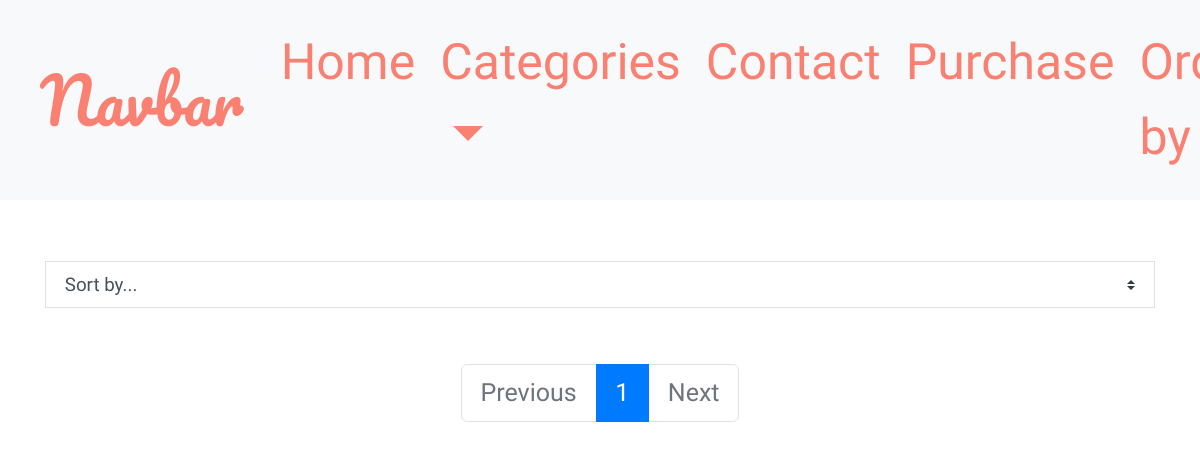
Before: /products/ with the older database file.
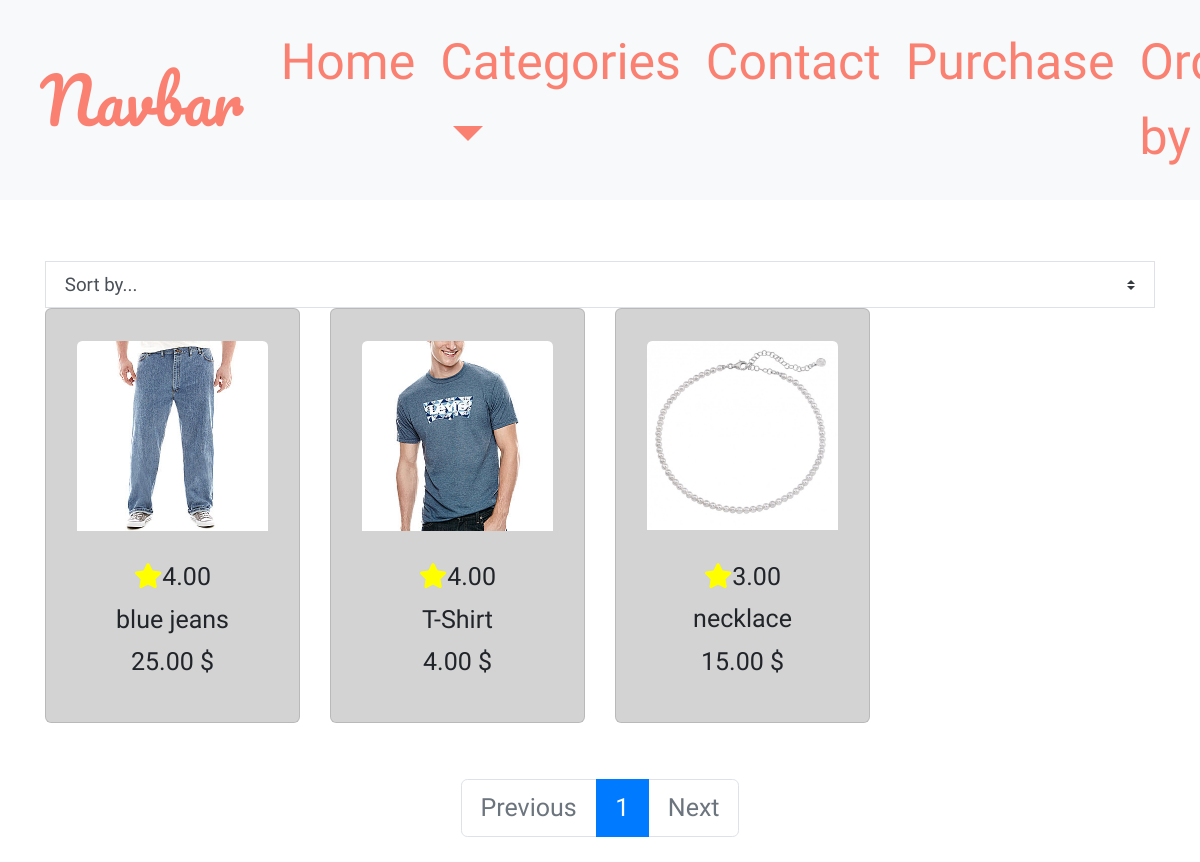
After: the same page with the newer database file.
### products/models.py (models this page shows, shortened)
class Product(models.Model):
    category = models.ForeignKey('Category', on_delete=models.CASCADE)
    name = models.CharField(max_length=254)
    sku = models.CharField(max_length=254, null=True, blank=True)
    description = models.TextField()
    price = models.DecimalField(max_digits=6, decimal_places=2)
    rating = models.DecimalField(max_digits=6, decimal_places=2, null=True, blank=True)
    image = models.ImageField()

### products/views.py (the view, shortened to what this page needs)
# urls.py: path('', views.all_products, name='products'),
def all_products(request):
    products = Product.objects.all()
    query = None
    categories = None
    sort = None
    direction = None
    current_sorting = f'{sort}_{direction}'
    paginator = Paginator(products, 4)
    page = request.GET.get('page')
    try:
        products = paginator.page(page)
    except PageNotAnInteger:
        products = paginator.page(1)
    except EmptyPage:
        products = paginator.page(paginator.num_pages)
    context = {
        'products': products,
        'search_term': query,
        'current_categories': categories,
        'current_sorting': current_sorting,
    }
    return render(request, 'products/products.html', context)

### products/templates/products/products.html (shortened to what this page needs)
{% extends "base.html" %}
{% load static %}
{% block page_header %}
    <div class="container header-container">
        <div class="row">
            <div class="col"></div>
        </div>
    </div>
{% endblock %}
{% block content %}
<div class="container" style="margin-top: 5%;">
  <select id="sort-selector" class="custom-select custom-select-sm rounded-0 border border-{% if current_sorting != 'None_None' %}info{% else %}black{% endif %}">
    <option value="reset" {% if current_sorting == 'None_None' %}selected{% endif %}>Sort by...</option>
</select>
    <div class="row">
        {% for product in products %}
         <div class="col-lg-3">
             <div class="card allproducts">
                <a href="{% url 'product_id' product.id %}">
                  <div class="card-body">
                      <img class=" card-img-top" src="{{ product.image.url }}" alt="{{ product.name }}">
                  </div>
                </a>
                <div class="card-content">
                  {% if product.rating %}
                  <h6 class="text-center"><i style="color:yellow;"  class="fa fa-star" style="font-size: small;"></i>{{ product.rating }}</h6>
                  {% else %}
                  <h6 class="text-center"><i style="color:yellow;"  class="fa fa-star" style="font-size: small;"></i>No rating</h6>
                  {% endif %}
                  <h6 class="text-center">{{ product.name }}</h6>
                  <h6 class="text-center">{{ product.price }} $</h6>
                </div>
             </div>
        </div>
        {% endfor %}
    </div>
    <nav style="margin-top: 5%;" aria-label="Page navigation">
      <ul class="pagination justify-content-center">
        {% if products.has_previous %}
          <li class="page-item">
            <a class="page-link" href="?{{ products.previous_page_number }}{% if request.GET.q %}&q={{ request.GET.q }}{% endif %}">Previous</a>
          </li>
        {% else %}
          <li class="page-item disabled">
            <a class="page-link" href="#" tabindex="-1" aria-disabled="True">Previous</a>
          </li>
        {% endif %}
        {% for i in products.paginator.page_range %}
          {% if products.number == i %}
            <li class="page-item active" aria-current="page">
              <span class="page-link">
                {{ i }}
              </span>
            </li>
          {% else %}
            <li class="page-item"><a class="page-link" href="?page={{ i }}{% if request.GET.q %}&q={{ request.GET.q }}{% endif %}">{{ i }}</a></li>
          {% endif %}
        {% endfor %}
        {% if products.has_next %}
          <li class="page-item">
            <a class="page-link" href="?page={{ products.next_page_number }}{% if request.GET.q %}&q={{ request.GET.q }}{% endif %}">Next</a>
          </li>
        {% else %}
          <li class="page-item disabled">
            <a class="page-link" href="#" tabindex="-1" aria-disabled="True">Next</a>
          </li>
        {% endif %}
      </ul>
    </nav>
{% endblock %}

### templates/base.html (shortened to what this page needs)
{% load static %}
<!doctype html>
<html lang="en">
  <head>
    <link rel="stylesheet" href="https://maxcdn.bootstrapcdn.com/bootstrap/4.0.0/css/bootstrap.min.css">
    <link rel="stylesheet" href="{% static 'css/base.css' %}">
    <link rel="stylesheet" href="https://cdnjs.cloudflare.com/ajax/libs/font-awesome/5.15.3/css/all.min.css">
  </head>
  {% include 'include/navbar.html' %}
  <body>
    {% block page_header %}
    {% endblock %}
    {% block content %}
    {% endblock %}
  </body>
</html>

### templates/include/navbar.html (shortened to what this page needs)
<nav class="navbar navbar-expand-lg center-fixed bg-light">
    <div class="container-fluid">
      <a class="navbar-brand" href="#">Navbar</a>
      <div class="collapse navbar-collapse justify-content-between" id="navbarSupportedContent">
        <ul class="navbar-nav ms-auto mb-2 mb-lg-0">
          <li class="nav-item">
            <a class="nav-link active" aria-current="page" href="{% url 'home' %}">Home</a>
          </li>
          <li class="nav-item dropdown">
            <a class="nav-link dropdown-toggle" href="#" id="navbarDropdown" role="button" data-bs-toggle="dropdown" aria-expanded="false">
              Categories
            </a>
          </li>
          <li class="nav-item">
            <a class="nav-link active" aria-current="page" href="#">Contact</a>
          </li>
          <li class="nav-item">
            <a class="nav-link" href="#">Purchase</a>
          </li>
          <li class="nav-item dropdown">
            <a class="nav-link dropdown-toggle" href="#" id="navbarDropdown" role="button" data-bs-toggle="dropdown" aria-expanded="false">
              Order by
            </a>
          </li>
        </ul>
      </div>
    </div>
  </nav>

### static/css/base.css (style rules this page uses)
:root { --black:#2c2c54; --orange:#ff9f1a; }
html, body { font-family: 'Dongle'; font-size: 25px; overflow: auto; }
.nav-link { color: salmon; font-size: 2rem; }
.navbar-brand { font-family:'Pacifico', 'cursive'; font-size: 2.5rem; color: salmon; }
.allproducts { background-color: lightgray; font-weight: bold; font-size: 1.2em; }
.allproducts .card-content { height: 20vh; }

Changed rows visible on the page:
added Product: image (picture), rating "4.00", name "blue jeans", price "25.00"
added Product: image (picture), rating "4.00", name "T-Shirt", price "4.00"
added Product: image (picture), rating "3.00", name "necklace", price "15.00"
